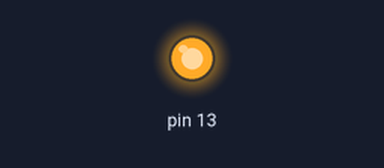
A sketch run on a simulated Arduino Uno, built with avr-gcc and run on an emulated ATmega328P. Shown: output pins drawn as LEDs (lit = HIGH).

Above: at 0.5 s.
At 6.5 s:
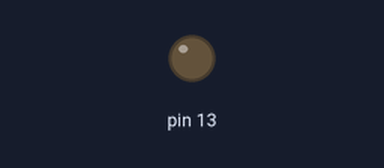
Timing chart, 0 to 15.6 s (numbered marks = the images above):
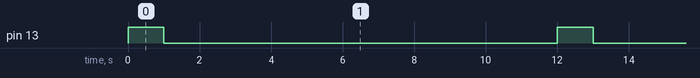

The sketch:

sketch_may29b_LED.ino
```cpp
void setup() {
  // put your setup code here, to run once:
  pinMode(13, OUTPUT);

}


void loop() {
  // put your main code here, to run repeatedly:
  for(int i=0;i<17;i++){

    digitalWrite(13, HIGH);
    delay(1000);
    digitalWrite(13, LOW);
    delay(11000);

  }
  delay(3000);
}
```

Measured:
- by itself, pin 13: alternates HIGH for 1.0 s and LOW for 11.0 s
